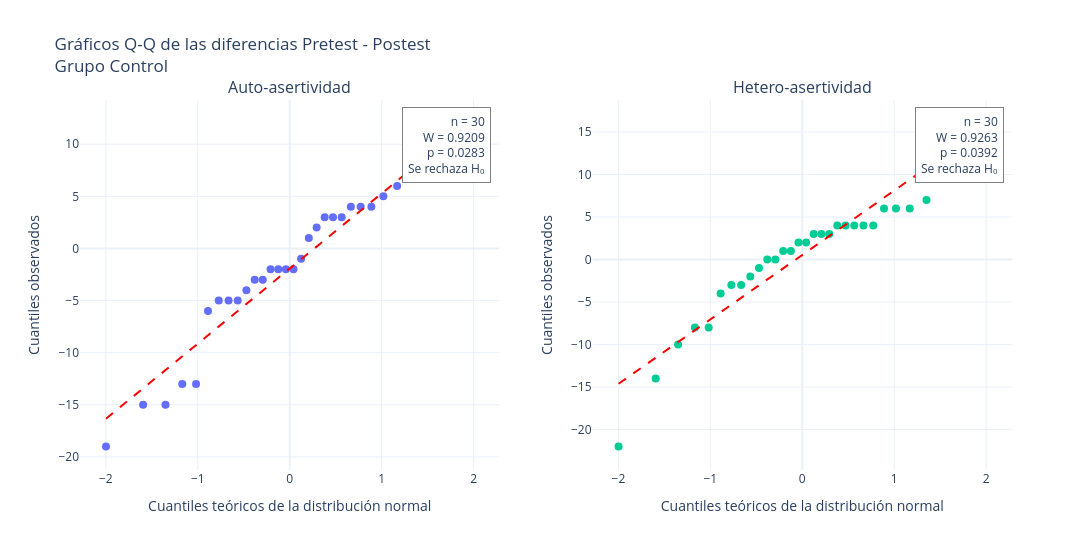

Notebook code cell kept with this figure:
### Code cell
alpha = 0.05

# Seleccionar grupo
grupo = 'control'

# Variables de asertividad
variables = [
    'Auto-asertividad',
    'Hetero-asertividad'
]

# Copiar y normalizar datos
datos = estilos_aplicados.copy()

datos['Grupo'] = (
    datos['Grupo']
    .astype(str)
    .str.strip()
    .str.lower()
)

datos['Test'] = (
    datos['Test']
    .astype(str)
    .str.strip()
    .str.lower()
)

# Convertir puntajes a valores numéricos
for variable in variables:
    datos[variable] = pd.to_numeric(
        datos[variable],
        errors='coerce'
    )

# Filtrar grupo seleccionado
datos_grupo = datos[
    datos['Grupo'] == grupo.lower()
].copy()

# Crear subgráficos
fig = make_subplots(
    rows=1,
    cols=2,
    subplot_titles=variables
)

# Recorrer variables
for i, variable in enumerate(variables):

    columna = i + 1

    # Emparejar participantes
    datos_pareados = datos_grupo.pivot(
        index='ID',
        columns='Test',
        values=variable
    )

    datos_pareados = datos_pareados.reindex(
        columns=['pretest', 'postest']
    ).dropna()

    # Calcular diferencias
    diferencias = (
        datos_pareados['postest'] -
        datos_pareados['pretest']
    ).to_numpy()

    n = len(diferencias)

    # Verificar datos suficientes
    if n < 3:
        continue

    # Shapiro-Wilk
    resultado = shapiro(diferencias)

    W = resultado.statistic
    pvalue = resultado.pvalue

    # Calcular cuantiles teóricos y observados
    (
        (cuantiles_teoricos, cuantiles_observados),
        (pendiente, intercepto, r)
    ) = probplot(
        diferencias,
        dist='norm',
        fit=True
    )

    # Gráfico de puntos Q-Q
    fig.add_trace(
        go.Scatter(
            x=cuantiles_teoricos,
            y=cuantiles_observados,
            mode='markers',
            name='Cuantiles observados',
            showlegend=(i == 0),
            marker=dict(size=8),
            hovertemplate=(
                'Cuantil teórico: %{x:.3f}<br>'
                'Cuantil observado: %{y:.3f}'
                '<extra></extra>'
            )
        ),
        row=1,
        col=columna
    )

    # Línea de referencia
    x_linea = np.linspace(
        min(cuantiles_teoricos),
        max(cuantiles_teoricos),
        100
    )

    y_linea = pendiente * x_linea + intercepto

    fig.add_trace(
        go.Scatter(
            x=x_linea,
            y=y_linea,
            mode='lines',
            name='Línea de referencia',
            showlegend=(i == 0),
            line=dict(
                color='red',
                dash='dash',
                width=2
            ),
            hoverinfo='skip'
        ),
        row=1,
        col=columna
    )

    # Decisión de Shapiro-Wilk
    if pvalue > alpha:
        decision = 'No se rechaza H₀'
    else:
        decision = 'Se rechaza H₀'

    # Anotación estadística
    fig.add_annotation(
        x=0.98,
        y=0.98,
        xref=f'x{"" if i == 0 else i+1} domain',
        yref=f'y{"" if i == 0 else i+1} domain',
        text=(
            f'n = {n}<br>'
            f'W = {W:.4f}<br>'
            f'p = {pvalue:.4f}<br>'
            f'{decision}'
        ),
        showarrow=False,
        align='right',
        bgcolor='white',
        bordercolor='gray',
        borderwidth=1,
        borderpad=5
    )

# Configuración general
fig.update_layout(
    title=(
        'Gráficos Q-Q de las diferencias Pretest - Postest'
        f'<br>Grupo {grupo.capitalize()}'
    ),
    height=550,
    width=1200,
    template='plotly_white',
    showlegend=False
)

# Configuración de ejes
fig.update_xaxes(
    title_text='Cuantiles teóricos de la distribución normal'
)

fig.update_yaxes(
    title_text='Cuantiles observados'
)

fig.show()

### Figure 1 — Plotly figure (JSON) as saved in the notebook; plotly's stock layout.template omitted (floating-point values rounded to 4 significant figures)
{"data": [{"hovertemplate": "Cuantil teórico: %{x:.3f}<br>Cuantil observado: %{y:.3f}<extra></extra>", "marker": {"size": 8}, "mode": "markers", "name": "Cuantiles observados", "showlegend": true, "type": "scatter", "x": [-1.998, -1.595, -1.351, -1.169, -1.019, -0.8885, -0.7719, -0.6651, -0.5653, -0.4709, -0.3805, -0.2931, -0.2079, -0.1241, -0.04129, 0.04129, 0.1241, 0.2079, 0.2931, 0.3805, 0.4709, 0.5653, 0.6651, 0.7719, 0.8885, 1.019, 1.169, 1.351, 1.595, 1.998], "xaxis": "x", "y": [-19, -15, -15, -13, -13, -6, -5, -5, -5, -4, -3, -3, -2, -2, -2, -2, -1, 1, 2, 3, 3, 3, 4, 4, 4, 5, 6, 7, 7, 8], "yaxis": "y"}, {"hoverinfo": "skip", "line": {"color": "red", "dash": "dash", "width": 2}, "mode": "lines", "name": "Línea de referencia", "showlegend": true, "type": "scatter", "x": [-1.998, -1.958, -1.918, -1.877, -1.837, -1.796, -1.756, -1.716, -1.675, -1.635, -1.595, -1.554, -1.514, -1.474, -1.433, -1.393, -1.352, -1.312, -1.272, -1.231, -1.191, -1.151, -1.11, -1.07, -1.029, -0.9891, -0.9487, -0.9083, -0.868, -0.8276, -0.7872, -0.7469, -0.7065, -0.6661, -0.6257, -0.5854, -0.545, -0.5046, -0.4643, -0.4239, -0.3835, -0.3431, -0.3028, -0.2624, -0.222, -0.1817, -0.1413, -0.1009, -0.06056, -0.02019, 0.02019, 0.06056, 0.1009, 0.1413, 0.1817, 0.222, 0.2624, 0.3028, 0.3431, 0.3835, 0.4239, 0.4643, 0.5046, 0.545, 0.5854, 0.6257, 0.6661, 0.7065, 0.7469, 0.7872, 0.8276, 0.868, 0.9083, 0.9487, 0.9891, 1.029, 1.07, 1.11, 1.151, 1.191, 1.231, 1.272, 1.312, 1.352, 1.393, 1.433, 1.474, 1.514, 1.554, 1.595, 1.635, 1.675, 1.716, 1.756, 1.796, 1.837, 1.877, 1.918, 1.958, 1.998], "xaxis": "x", "y": [-16.33, -16.04, -15.75, -15.46, -15.17, -14.88, -14.59, -14.29, -14.0, -13.71, -13.42, -13.13, -12.84, -12.55, -12.26, -11.97, -11.68, -11.39, -11.1, -10.8, -10.51, -10.22, -9.932, -9.641, -9.35, -9.059, -8.768, -8.477, -8.187, -7.896, -7.605, -7.314, -7.023, -6.732, -6.441, -6.151, -5.86, -5.569, -5.278, -4.987, -4.696, -4.406, -4.115, -3.824, -3.533, -3.242, -2.951, -2.66, -2.37, -2.079, -1.788, -1.497, -1.206, -0.9154, -0.6245, -0.3337, -0.04283, 0.248, 0.5389, 0.8297, 1.121, 1.411, 1.702, 1.993, 2.284, 2.575, 2.866, 3.156, 3.447, 3.738, 4.029, 4.32, 4.611, 4.902, 5.192, 5.483, 5.774, 6.065, 6.356, 6.647, 6.938, 7.228, 7.519, 7.81, 8.101, 8.392, 8.683, 8.973, 9.264, 9.555, 9.846, 10.14, 10.43, 10.72, 11.01, 11.3, 11.59, 11.88, 12.17, 12.46], "yaxis": "y"}, {"hovertemplate": "Cuantil teórico: %{x:.3f}<br>Cuantil observado: %{y:.3f}<extra></extra>", "marker": {"size": 8}, "mode": "markers", "name": "Cuantiles observados", "showlegend": false, "type": "scatter", "x": [-1.998, -1.595, -1.351, -1.169, -1.019, -0.8885, -0.7719, -0.6651, -0.5653, -0.4709, -0.3805, -0.2931, -0.2079, -0.1241, -0.04129, 0.04129, 0.1241, 0.2079, 0.2931, 0.3805, 0.4709, 0.5653, 0.6651, 0.7719, 0.8885, 1.019, 1.169, 1.351, 1.595, 1.998], "xaxis": "x2", "y": [-22, -14, -10, -8, -8, -4, -3, -3, -2, -1, 0, 0, 1, 1, 2, 2, 3, 3, 3, 4, 4, 4, 4, 4, 6, 6, 6, 7, 15, 16], "yaxis": "y2"}, {"hoverinfo": "skip", "line": {"color": "red", "dash": "dash", "width": 2}, "mode": "lines", "name": "Línea de referencia", "showlegend": false, "type": "scatter", "x": [-1.998, -1.958, -1.918, -1.877, -1.837, -1.796, -1.756, -1.716, -1.675, -1.635, -1.595, -1.554, -1.514, -1.474, -1.433, -1.393, -1.352, -1.312, -1.272, -1.231, -1.191, -1.151, -1.11, -1.07, -1.029, -0.9891, -0.9487, -0.9083, -0.868, -0.8276, -0.7872, -0.7469, -0.7065, -0.6661, -0.6257, -0.5854, -0.545, -0.5046, -0.4643, -0.4239, -0.3835, -0.3431, -0.3028, -0.2624, -0.222, -0.1817, -0.1413, -0.1009, -0.06056, -0.02019, 0.02019, 0.06056, 0.1009, 0.1413, 0.1817, 0.222, 0.2624, 0.3028, 0.3431, 0.3835, 0.4239, 0.4643, 0.5046, 0.545, 0.5854, 0.6257, 0.6661, 0.7065, 0.7469, 0.7872, 0.8276, 0.868, 0.9083, 0.9487, 0.9891, 1.029, 1.07, 1.11, 1.151, 1.191, 1.231, 1.272, 1.312, 1.352, 1.393, 1.433, 1.474, 1.514, 1.554, 1.595, 1.635, 1.675, 1.716, 1.756, 1.796, 1.837, 1.877, 1.918, 1.958, 1.998], "xaxis": "x2", "y": [-14.61, -14.31, -14.0, -13.7, -13.39, -13.08, -12.78, -12.47, -12.17, -11.86, -11.55, -11.25, -10.94, -10.64, -10.33, -10.02, -9.718, -9.412, -9.106, -8.8, -8.494, -8.188, -7.882, -7.576, -7.27, -6.964, -6.658, -6.352, -6.046, -5.74, -5.434, -5.128, -4.822, -4.516, -4.21, -3.904, -3.598, -3.292, -2.986, -2.68, -2.374, -2.068, -1.762, -1.456, -1.15, -0.8438, -0.5378, -0.2317, 0.0743, 0.3803, 0.6863, 0.9924, 1.298, 1.604, 1.91, 2.216, 2.522, 2.829, 3.135, 3.441, 3.747, 4.053, 4.359, 4.665, 4.971, 5.277, 5.583, 5.889, 6.195, 6.501, 6.807, 7.113, 7.419, 7.725, 8.031, 8.337, 8.643, 8.949, 9.255, 9.561, 9.867, 10.17, 10.48, 10.79, 11.09, 11.4, 11.7, 12.01, 12.32, 12.62, 12.93, 13.23, 13.54, 13.85, 14.15, 14.46, 14.76, 15.07, 15.38, 15.68], "yaxis": "y2"}], "layout": {"annotations": [{"font": {"size": 16}, "showarrow": false, "text": "Auto-asertividad", "x": 0.225, "xanchor": "center", "xref": "paper", "y": 1, "yanchor": "bottom", "yref": "paper"}, {"font": {"size": 16}, "showarrow": false, "text": "Hetero-asertividad", "x": 0.775, "xanchor": "center", "xref": "paper", "y": 1, "yanchor": "bottom", "yref": "paper"}, {"align": "right", "bgcolor": "white", "bordercolor": "gray", "borderpad": 5, "borderwidth": 1, "showarrow": false, "text": "n = 30<br>W = 0.9209<br>p = 0.0283<br>Se rechaza H₀", "x": 0.98, "xref": "x domain", "y": 0.98, "yref": "y domain"}, {"align": "right", "bgcolor": "white", "bordercolor": "gray", "borderpad": 5, "borderwidth": 1, "showarrow": false, "text": "n = 30<br>W = 0.9263<br>p = 0.0392<br>Se rechaza H₀", "x": 0.98, "xref": "x2 domain", "y": 0.98, "yref": "y2 domain"}], "height": 550, "showlegend": false, "title": {"text": "Gráficos Q-Q de las diferencias Pretest - Postest<br>Grupo Control"}, "width": 1200, "xaxis": {"anchor": "y", "domain": [0, 0.45], "title": {"text": "Cuantiles teóricos de la distribución normal"}}, "xaxis2": {"anchor": "y2", "domain": [0.55, 1], "title": {"text": "Cuantiles teóricos de la distribución normal"}}, "yaxis": {"anchor": "x", "domain": [0, 1], "title": {"text": "Cuantiles observados"}}, "yaxis2": {"anchor": "x2", "domain": [0, 1], "title": {"text": "Cuantiles observados"}}}}
